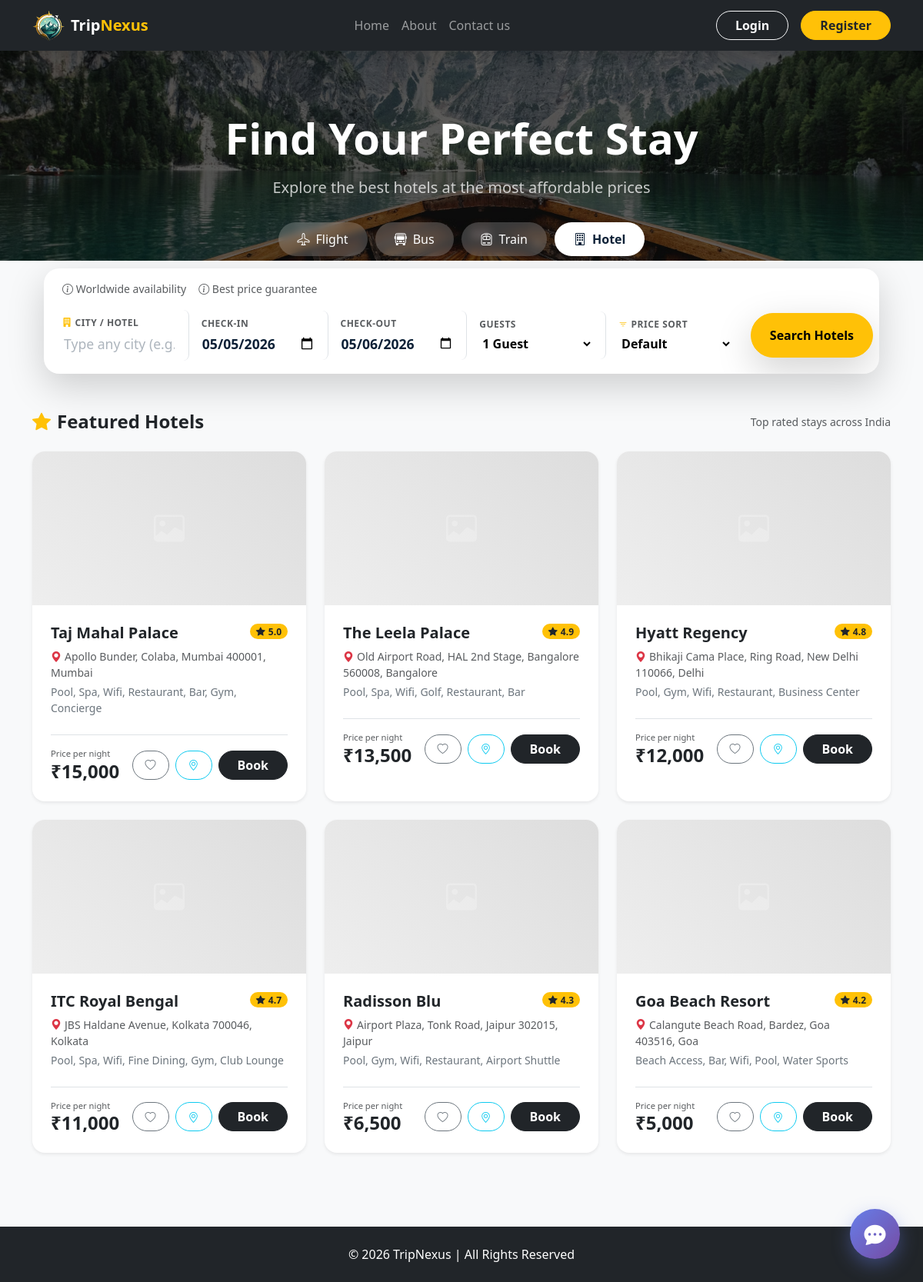
Page /hotels/search_hotel.php on the earlier database version.
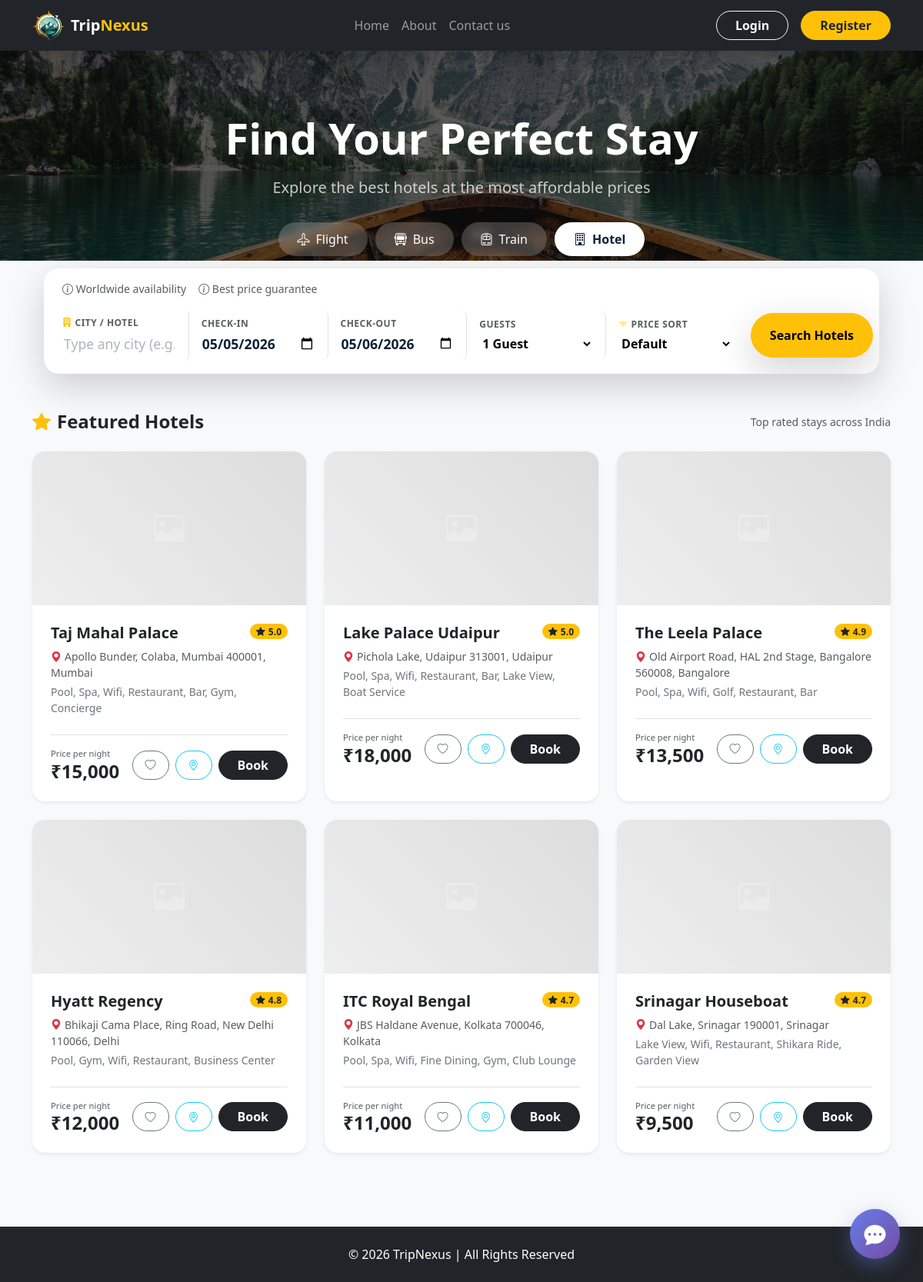
Same page on the later database version.
### tables this page shows
CREATE TABLE IF NOT EXISTS `hotels` (
    `hotel_id` INT AUTO_INCREMENT PRIMARY KEY,
    `name` VARCHAR(100) NOT NULL,
    `city` VARCHAR(100) NOT NULL,
    `address` TEXT,
    `description` TEXT,
    `price_per_night` DECIMAL(10, 2) NOT NULL,
    `rating` DECIMAL(2, 1) DEFAULT 0,
    `amenities` TEXT,
    `main_image` TEXT,
    `latitude` DECIMAL(10, 8),
    `longitude` DECIMAL(11, 8),
    `created_at` TIMESTAMP DEFAULT CURRENT_TIMESTAMP
);

### database/db.php (called while the page is built, shortened)
<?php
function db_query($conn, $query, $params = null) {
    if ($params) {
        try {
            $stmt = mysqli_prepare($conn, $query);
            $types = '';
            foreach ($params as $param) {
                if (is_int($param)) {
                    $types .= 'i';
                } elseif (is_float($param)) {
                    $types .= 'd';
                } else {
                    $types .= 's';
                }
            }
            mysqli_stmt_bind_param($stmt, $types, ...$params);
            mysqli_stmt_execute($stmt);
            $result = mysqli_stmt_get_result($stmt);
            if ($result === false && mysqli_stmt_errno($stmt) === 0) {
                return true;
            }
            return $result;
        } catch (mysqli_sql_exception $e) {
            return false;
        }
    } else {
        try {
            return mysqli_query($conn, $query);
        } catch (mysqli_sql_exception $e) {
            return false;
        }
    }
}
function db_fetch_assoc($result) {
    return mysqli_fetch_assoc($result);
}
?>

### hotels/search_hotel.php (the view, shortened to what the changed rows need)
<?php
require_once __DIR__ . '/../database/db.php';
$user_wishlist = [];
$results = [];
$sort_price = $_POST['sort_price'] ?? '';
if ($_SERVER["REQUEST_METHOD"] == "POST") {
    $city = $_POST['hotel_city'];
    $check_in = $_POST['check_in'];
    $check_out = $_POST['check_out'];
    $guests = $_POST['guests'];
    if (strtotime($check_out) <= strtotime($check_in)) {
        echo "<script>alert('Check-out date must be after Check-in date.'); history.back();</script>";
        exit();
    }
    $serp_api_key = "c549c4393c35299ce51ce61fbf77dd1917e9614c698f6761cbfd54a5748bb2ef";
    $query_params = [
        "engine" => "google_hotels",
        "q" => $city . " Hotels",
        "check_in_date" => $check_in,
        "check_out_date" => $check_out,
        "adults" => $guests,
        "currency" => "INR",
        "api_key" => $serp_api_key
    ];
    $api_url = "https://serpapi.com/search.json?" . http_build_query($query_params);
    $ch = curl_init();
    curl_setopt($ch, CURLOPT_URL, $api_url);
    curl_setopt($ch, CURLOPT_RETURNTRANSFER, true);
    curl_setopt($ch, CURLOPT_TIMEOUT, 30);
    curl_setopt($ch, CURLOPT_SSL_VERIFYPEER, false);
    $response = curl_exec($ch);
    $err = curl_error($ch);
    curl_close($ch);
    if (!$err) {
        $api_data = json_decode($response, true);
        if (isset($api_data['properties']) && is_array($api_data['properties'])) {
            foreach ($api_data['properties'] as $hotel) {
                $hotel_name = $hotel['name'] ?? 'Google Hotel';
                $hotel_price = $hotel['total_rate']['lowest'] ?? ($hotel['rate_per_night']['lowest'] ?? rand(2000, 8000));
                if (is_string($hotel_price)) {
                    $hotel_price = (int) preg_replace('/[^0-9]/', '', $hotel_price);
                }
                $rating = $hotel['overall_rating'] ?? 4.0;
                $description = $hotel['description'] ?? 'Stay at ' . $hotel_name;
                $thumbnail = $hotel['thumbnail'] ?? '../photos/hotel1.jpg';
                $lat = $hotel['gps_coordinates']['latitude'] ?? null;
                $lng = $hotel['gps_coordinates']['longitude'] ?? null;
                $check_res = db_query($conn, "SELECT hotel_id FROM hotels WHERE name = ?", [$hotel_name]);
                $hotel_row = db_fetch_assoc($check_res);
                if (!$hotel_row) {
                    db_query($conn, "INSERT INTO hotels (name, city, address, description, price_per_night, rating, main_image, latitude, longitude) VALUES (?, ?, ?, ?, ?, ?, ?, ?, ?)",
                        [$hotel_name, $city, $city, $description, $hotel_price, $rating, $thumbnail, $lat, $lng]);
                } else if ($lat && $lng) {
                    db_query($conn, "UPDATE hotels SET latitude = ?, longitude = ? WHERE hotel_id = ?", [$lat, $lng, $hotel_row['hotel_id']]);
                }
            }
        }
    }
    $search_query = "SELECT * FROM hotels
                     WHERE city LIKE ?
                     OR name LIKE ?
                     ORDER BY rating DESC";
    $res = db_query($conn, $search_query, array("%$city%", "%$city%"));
    if ($res) {
        while ($row = db_fetch_assoc($res)) {
            $results[] = $row;
        }
    }
    $search_performed = true;
    if (!empty($results) && !empty($sort_price)) {
        usort($results, function($a, $b) use ($sort_price) {
            if ($sort_price === 'low_to_high') {
                return $a['price_per_night'] <=> $b['price_per_night'];
            } elseif ($sort_price === 'high_to_low') {
                return $b['price_per_night'] <=> $a['price_per_night'];
            }
            return 0;
        });
    }
} else {
    if (empty($results)) {
        $featured_res = db_query($conn, "SELECT * FROM hotels ORDER BY rating DESC LIMIT 6");
        if ($featured_res) {
            while ($row = db_fetch_assoc($featured_res)) {
                $results[] = $row;
            }
        }
    }
}
?>
<!DOCTYPE html>
<html lang="en">
<head>
    <link href="https://cdn.jsdelivr.net/npm/bootstrap@5.3.2/dist/css/bootstrap.min.css" rel="stylesheet">
    <link rel="stylesheet" href="https://cdn.jsdelivr.net/npm/bootstrap-icons@1.11.1/font/bootstrap-icons.css">
    <link rel="stylesheet" href="../public/style.css">
    <link rel="stylesheet" href="../chatbot/chatbot.css">
</head>
<body class="bg-light">
    <div class="hero-section text-center text-white" style="background: linear-gradient(rgba(0,0,0,0.6), rgba(0,0,0,0.6)), url('../photos/Homepage-Background.avif'); background-size: cover; background-position: center; padding: 80px 0;">
        <div class="container">
            <h1 class="display-4 fw-bold mb-3">Find Your Perfect Stay</h1>
        </div>
    </div>
    <div class="container mb-5">
        <?php if (empty($results)): ?>
            <div class="text-center py-5 bg-white rounded-4 shadow-sm">
                <i class="bi bi-building text-muted display-1 opacity-25"></i>
                <p class="mt-3 text-muted">No hotels found for this location. Try a different city!</p>
            </div>
        <?php else: ?>
            <div class="row g-4">
            <?php foreach ($results as $hotel): ?>
                <div class="col-md-6 col-lg-4">
                    <div class="card h-100 border-0 shadow-sm hotel-card overflow-hidden rounded-4">
                        <div class="card-img-top bg-secondary d-flex align-items-center justify-content-center text-white" style="height: 200px; background: linear-gradient(45deg, #eee, #ddd) !important;">
                            <i class="bi bi-image fs-1 opacity-25"></i>
                        </div>
                        <div class="card-body p-4">
                            <div class="d-flex justify-content-between align-items-start mb-2">
                                <h5 class="fw-bold mb-0"><?php echo htmlspecialchars($hotel['name']); ?></h5>
                                <span class="badge bg-warning text-dark rounded-pill px-2 py-1" style="font-size: 0.75rem;"><i class="bi bi-star-fill me-1"></i><?php echo htmlspecialchars($hotel['rating']); ?></span>
                            </div>
                            <p class="text-muted small mb-1"><i class="bi bi-geo-alt-fill text-danger me-1"></i><?php echo htmlspecialchars($hotel['address']); ?>, <?php echo htmlspecialchars($hotel['city']); ?></p>
                            <p class="small text-secondary mb-4"><?php echo htmlspecialchars($hotel['amenities']); ?></p>
                            <div class="d-flex justify-content-between align-items-center pt-3 border-top">
                                <div>
                                    <div class="text-muted" style="font-size: 0.7rem;">Price per night</div>
                                    <h4 class="fw-bold mb-0 text-dark">₹<?php echo number_format($hotel['price_per_night'], 0); ?></h4>
                                </div>
                                <div class="d-flex gap-2">
                                    <?php $is_fav = in_array((int)$hotel['hotel_id'], $user_wishlist); ?>
                                    <button class="btn <?php echo $is_fav ? 'btn-danger' : 'btn-outline-secondary'; ?> btn-sm px-3 rounded-pill" onclick="toggleWishlist(this, 'hotel', <?php echo $hotel['hotel_id']; ?>, '<?php echo htmlspecialchars($hotel['name'], ENT_QUOTES); ?>')">
                                        <i class="bi <?php echo $is_fav ? 'bi-heart-fill' : 'bi-heart'; ?>"></i>
                                    </button>
                                    <button class="btn btn-outline-info btn-sm px-3 rounded-pill" onclick="toggleHotelMap(this, <?php echo $hotel['hotel_id']; ?>, <?php echo $hotel['latitude'] ?? 'null'; ?>, <?php echo $hotel['longitude'] ?? 'null'; ?>, '<?php echo addslashes($hotel['name']); ?>', '<?php echo addslashes($hotel['city']); ?>')">
                                        <i class="bi bi-geo-alt"></i>
                                    </button>
                                    <form action="../flights/booking.php" method="POST">
                                        <button type="submit" class="btn btn-dark fw-bold px-4 rounded-pill">Book</button>
                                    </form>
                                </div>
                            </div>
                        </div>
                    </div>
                </div>
            <?php endforeach; ?>
            </div>
        <?php endif; ?>
    </div>
</body>
</html>

Differences in the rows shown:
no longer on this page (row unchanged): hotels: name "Radisson Blu", rating "4.3", address "Airport Plaza, Tonk Road, Jaipur 302015", city "Jaipur", amenities "Pool, Gym, Wifi, Restaurant, Airport Shuttle", price_per_night "6,500"
no longer on this page (row unchanged): hotels: name "Goa Beach Resort", rating "4.2", address "Calangute Beach Road, Bardez, Goa 403516", city "Goa", amenities "Beach Access, Bar, Wifi, Pool, Water Sports", price_per_night "5,000"
added hotels: name "Lake Palace Udaipur", rating "5.0", address "Pichola Lake, Udaipur 313001", city "Udaipur", amenities "Pool, Spa, Wifi, Restaurant, Bar, Lake View, Boat Service", price_per_night "18,000"
added hotels: name "Srinagar Houseboat", rating "4.7", address "Dal Lake, Srinagar 190001", city "Srinagar", amenities "Lake View, Wifi, Restaurant, Shikara Ride, Garden View", price_per_night "9,500"
